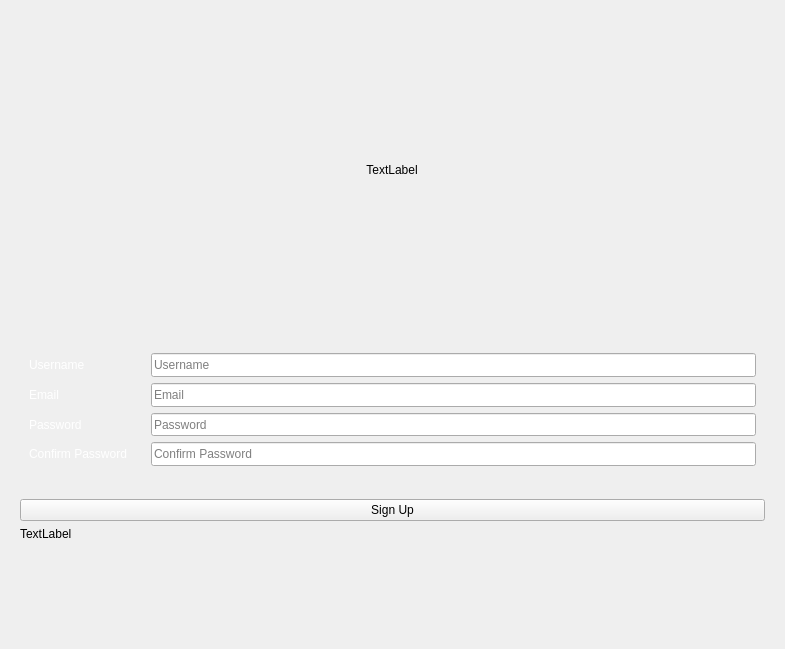
<?xml version="1.0" encoding="UTF-8"?>
<ui version="4.0">
 <class>QWidget</class>
 <widget class="QWidget" name="QWidget">
  <property name="geometry">
   <rect>
    <x>0</x>
    <y>0</y>
    <width>785</width>
    <height>649</height>
   </rect>
  </property>
  <property name="sizePolicy">
   <sizepolicy hsizetype="Expanding" vsizetype="Expanding">
    <horstretch>0</horstretch>
    <verstretch>0</verstretch>
   </sizepolicy>
  </property>
  <property name="windowTitle">
   <string>Form</string>
  </property>
  <property name="styleSheet">
   <string notr="true">#fr,#frame_4,#frame_5,#frame,#frame_2
{border: 0px}</string>
  </property>
  <layout class="QVBoxLayout" name="verticalLayout_5">
   <item alignment="Qt::AlignHCenter">
    <widget class="QFrame" name="frame_4">
     <property name="sizePolicy">
      <sizepolicy hsizetype="Preferred" vsizetype="Preferred">
       <horstretch>0</horstretch>
       <verstretch>0</verstretch>
      </sizepolicy>
     </property>
     <property name="maximumSize">
      <size>
       <width>500</width>
       <height>500</height>
      </size>
     </property>
     <property name="frameShape">
      <enum>QFrame::StyledPanel</enum>
     </property>
     <property name="frameShadow">
      <enum>QFrame::Raised</enum>
     </property>
     <layout class="QVBoxLayout" name="verticalLayout_4">
      <item alignment="Qt::AlignHCenter|Qt::AlignVCenter">
       <widget class="QLabel" name="Mainphoto">
        <property name="minimumSize">
         <size>
          <width>300</width>
          <height>300</height>
         </size>
        </property>
        <property name="maximumSize">
         <size>
          <width>300</width>
          <height>300</height>
         </size>
        </property>
        <property name="cursor">
         <cursorShape>ArrowCursor</cursorShape>
        </property>
        <property name="frameShadow">
         <enum>QFrame::Raised</enum>
        </property>
        <property name="text">
         <string>TextLabel</string>
        </property>
        <property name="textFormat">
         <enum>Qt::RichText</enum>
        </property>
        <property name="scaledContents">
         <bool>true</bool>
        </property>
        <property name="alignment">
         <set>Qt::AlignCenter</set>
        </property>
       </widget>
      </item>
     </layout>
    </widget>
   </item>
   <item>
    <widget class="QFrame" name="frame_5">
     <property name="sizePolicy">
      <sizepolicy hsizetype="Expanding" vsizetype="Preferred">
       <horstretch>0</horstretch>
       <verstretch>0</verstretch>
      </sizepolicy>
     </property>
     <property name="frameShape">
      <enum>QFrame::StyledPanel</enum>
     </property>
     <property name="frameShadow">
      <enum>QFrame::Raised</enum>
     </property>
     <layout class="QHBoxLayout" name="horizontalLayout">
      <item>
       <widget class="QFrame" name="frame_2">
        <property name="styleSheet">
         <string notr="true">#ConfurmPassword,#Email,#Password,#Username{
    color: rgb(255,255,255)
}</string>
        </property>
        <property name="frameShape">
         <enum>QFrame::StyledPanel</enum>
        </property>
        <property name="frameShadow">
         <enum>QFrame::Raised</enum>
        </property>
        <layout class="QVBoxLayout" name="verticalLayout_2">
         <item>
          <widget class="QLabel" name="Username">
           <property name="text">
            <string>Username</string>
           </property>
           <property name="wordWrap">
            <bool>true</bool>
           </property>
          </widget>
         </item>
         <item>
          <widget class="QLabel" name="Email">
           <property name="text">
            <string>Email</string>
           </property>
          </widget>
         </item>
         <item>
          <widget class="QLabel" name="Password">
           <property name="text">
            <string>Password</string>
           </property>
           <property name="wordWrap">
            <bool>true</bool>
           </property>
          </widget>
         </item>
         <item>
          <widget class="QLabel" name="ConfurmPassword">
           <property name="text">
            <string>Confirm Password</string>
           </property>
           <property name="wordWrap">
            <bool>true</bool>
           </property>
          </widget>
         </item>
        </layout>
       </widget>
      </item>
      <item>
       <widget class="QFrame" name="frame">
        <property name="frameShape">
         <enum>QFrame::StyledPanel</enum>
        </property>
        <property name="frameShadow">
         <enum>QFrame::Raised</enum>
        </property>
        <layout class="QVBoxLayout" name="verticalLayout">
         <item>
          <widget class="QLineEdit" name="Usernamet">
           <property name="minimumSize">
            <size>
             <width>500</width>
             <height>0</height>
            </size>
           </property>
           <property name="maximumSize">
            <size>
             <width>16777215</width>
             <height>100</height>
            </size>
           </property>
           <property name="echoMode">
            <enum>QLineEdit::Normal</enum>
           </property>
           <property name="placeholderText">
            <string>Username</string>
           </property>
          </widget>
         </item>
         <item>
          <widget class="QLineEdit" name="Emailt">
           <property name="minimumSize">
            <size>
             <width>500</width>
             <height>0</height>
            </size>
           </property>
           <property name="maximumSize">
            <size>
             <width>16777215</width>
             <height>100</height>
            </size>
           </property>
           <property name="placeholderText">
            <string>Email</string>
           </property>
          </widget>
         </item>
         <item>
          <widget class="QLineEdit" name="Passwordt">
           <property name="minimumSize">
            <size>
             <width>500</width>
             <height>0</height>
            </size>
           </property>
           <property name="maximumSize">
            <size>
             <width>16777215</width>
             <height>100</height>
            </size>
           </property>
           <property name="echoMode">
            <enum>QLineEdit::Password</enum>
           </property>
           <property name="placeholderText">
            <string>Password</string>
           </property>
          </widget>
         </item>
         <item>
          <widget class="QLineEdit" name="ConfirmPasswordt">
           <property name="minimumSize">
            <size>
             <width>500</width>
             <height>0</height>
            </size>
           </property>
           <property name="maximumSize">
            <size>
             <width>16777215</width>
             <height>100</height>
            </size>
           </property>
           <property name="echoMode">
            <enum>QLineEdit::Password</enum>
           </property>
           <property name="placeholderText">
            <string>Confirm Password</string>
           </property>
          </widget>
         </item>
        </layout>
       </widget>
      </item>
     </layout>
    </widget>
   </item>
   <item alignment="Qt::AlignTop">
    <widget class="QFrame" name="fr">
     <property name="sizePolicy">
      <sizepolicy hsizetype="Expanding" vsizetype="Expanding">
       <horstretch>0</horstretch>
       <verstretch>0</verstretch>
      </sizepolicy>
     </property>
     <property name="frameShape">
      <enum>QFrame::StyledPanel</enum>
     </property>
     <property name="frameShadow">
      <enum>QFrame::Raised</enum>
     </property>
     <layout class="QVBoxLayout" name="verticalLayout_3">
      <item alignment="Qt::AlignTop">
       <widget class="QPushButton" name="SignUpt">
        <property name="sizePolicy">
         <sizepolicy hsizetype="Minimum" vsizetype="Minimum">
          <horstretch>0</horstretch>
          <verstretch>0</verstretch>
         </sizepolicy>
        </property>
        <property name="minimumSize">
         <size>
          <width>0</width>
          <height>0</height>
         </size>
        </property>
        <property name="maximumSize">
         <size>
          <width>133332</width>
          <height>13332</height>
         </size>
        </property>
        <property name="text">
         <string>Sign Up</string>
        </property>
       </widget>
      </item>
      <item>
       <widget class="QLabel" name="Status">
        <property name="text">
         <string>TextLabel</string>
        </property>
       </widget>
      </item>
     </layout>
    </widget>
   </item>
  </layout>
 </widget>
 <resources/>
 <connections/>
</ui>
